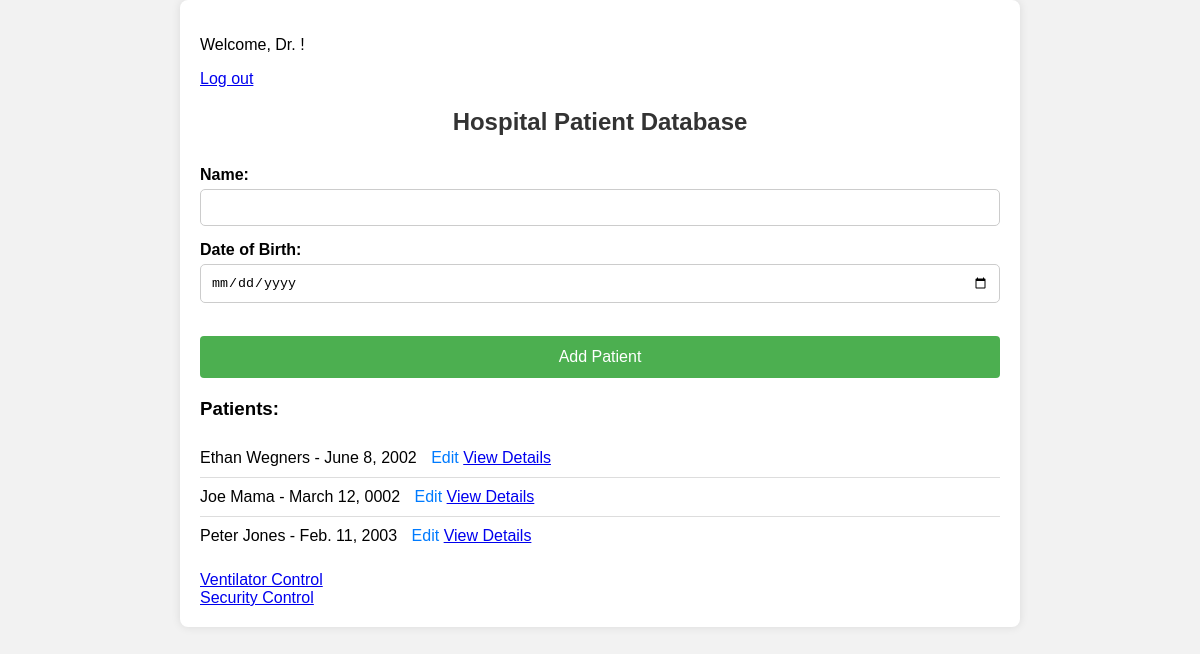
Before: / (signed in) with the older database file.
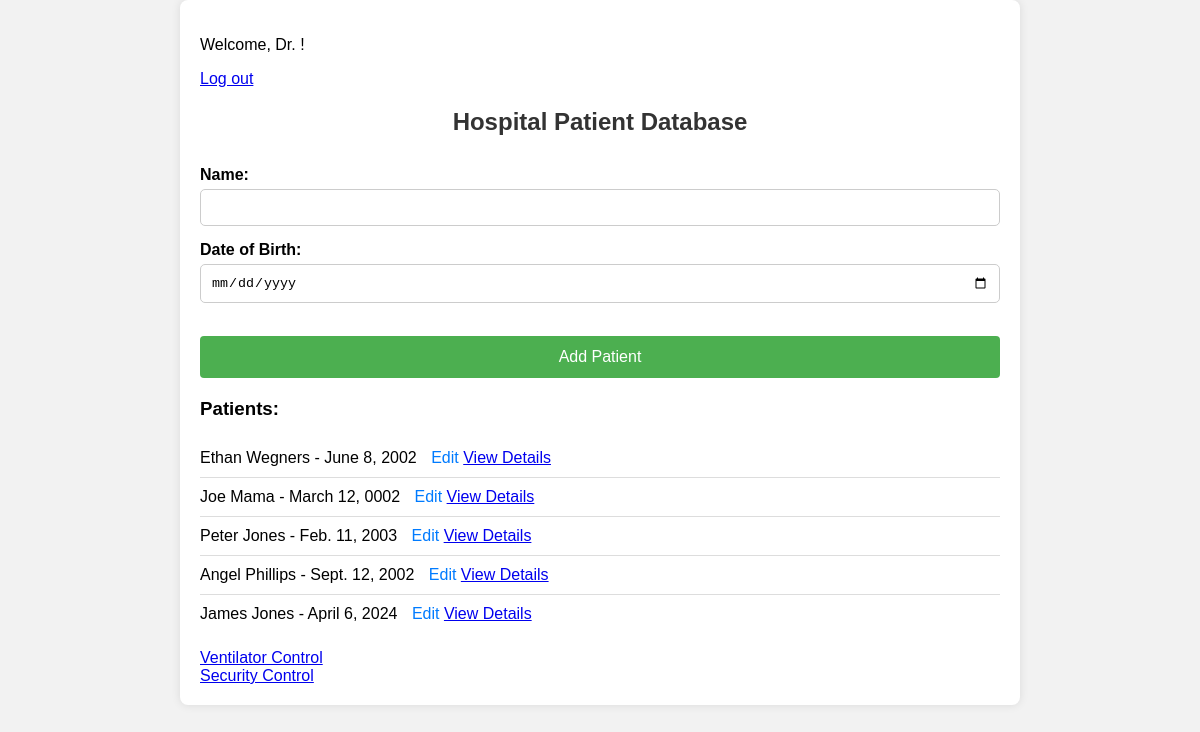
After: the same page with the newer database file.
### patients/models.py (models this page shows, shortened)
class Patient(models.Model):
    name = models.CharField(max_length=100)
    date_of_birth = models.DateField()

### accounts/views.py (the view)
# urls.py: path('', home_view, name='home'),
def home_view(request):
    patients = Patient.objects.all()  # Fetch all patients from the database
    return render(request, 'home.html', {'patients': patients})

### templates/home.html (shortened to what this page needs)
<!DOCTYPE html>
<html lang="en">
<head>
</head>
<body>
    <div class="container">
        {% if user.is_authenticated %}
            <p>Welcome, Dr. {{ user.first_name }} {{ user.last_name }}!</p>
            <p><a href="{% url 'logout' %}">Log out</a></p>
        {% endif %}
        <h2>Hospital Patient Database</h2>
        <form method="post" action="{% url 'add_patient' %}">
            <label for="name">Name:</label>
            <input type="text" id="name" name="name" required><br>
            <label for="date_of_birth">Date of Birth:</label>
            <input type="date" id="date_of_birth" name="date_of_birth" required><br><br>
            <button type="submit">Add Patient</button>
        </form>
        {% if user.is_authenticated %}
            <h3>Patients:</h3>
            <ul>
                {% for patient in patients %}
                    <li>{{ patient.name }} - {{ patient.date_of_birth }}
                        <a class="edit-link" href="{% url 'edit_patient' patient.id %}">Edit</a>
                        <a href="{% url 'patient_detail' patient.id %}">View Details</a>
                    </li>
                {% endfor %}
            </ul>
        {% else %}
            <p>You are not logged in. Please <a href="{% url 'login' %}">login</a>.</p>
        {% endif %}
        <a href="{% url 'ventilator_control' %}">Ventilator Control</a><br>
        <a href="{% url 'security_control' %}">Security Control</a>
    </div>
</body>
</html>

Changed rows visible on the page:
added Patient: name "Angel Phillips", date_of_birth "Sept. 12, 2002"
added Patient: name "James Jones", date_of_birth "April 6, 2024"
